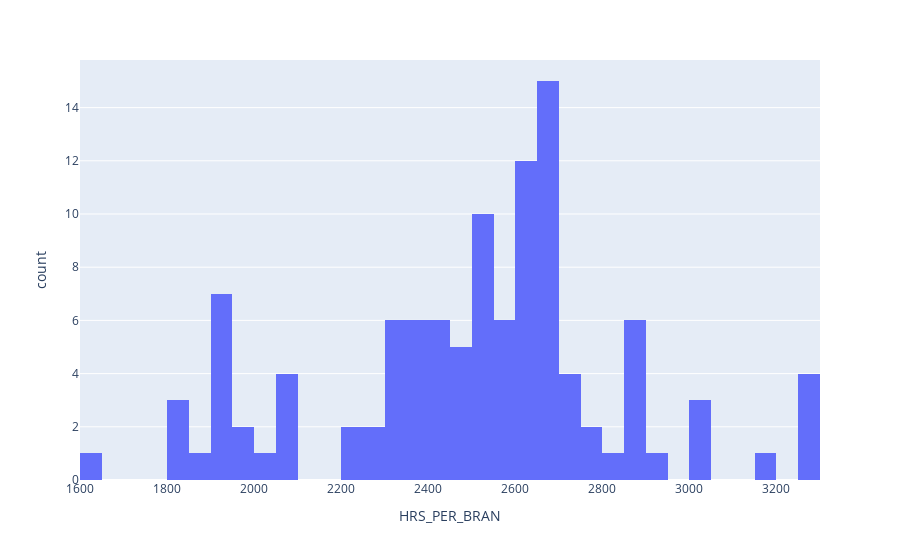

Notebook cell for this chart:
### Markdown cell above
### 2.11.b Just Checking

I wanted to make sure I understood what hours open represented, so I took a look at hours open per branch for all the systems.  Most systems have between 2200 and 3000 hours, which if we divide by 52 (weeks in a year) we get 42 - 58 hours per week.  Which is reasonable.  The hours open is therefore a cumulative number, adding hours open for each branch for the whole year.

### Code cell
plds_big_city['HRS_PER_BRAN']=plds_big_city['HRS_OPEN']/plds_big_city['BRANLIB']
fig = px.histogram(plds_big_city, x="HRS_PER_BRAN", nbins=50)
fig.show()

### Figure 1 — Plotly figure (JSON) as saved in the notebook; plotly's stock layout.template omitted (floating-point values rounded to 4 significant figures)
{"data": [{"alignmentgroup": "True", "bingroup": "x", "hovertemplate": "HRS_PER_BRAN=%{x}<br>count=%{y}<extra></extra>", "legendgroup": "", "marker": {"color": "#636efa", "pattern": {"shape": ""}}, "name": "", "nbinsx": 50, "offsetgroup": "", "orientation": "v", "showlegend": false, "type": "histogram", "x": [2632.0, 2678.0, 2586.0, 2023.0, 2087.0, 2760.0, 2657.0, 2508.0, 3255.0, 2658.0, 2501.0, 2692.0, 1847.0, 1875.0, 2851.0, 2547.0, 3172.0, 3046.0, 2520.0, 2329.0, 2439.0, 2370.0, 2884.0, 2309.0, 2884.0, 2523.0, 2678.0, 2656.0, 1922.0, 2087.0, 2754.0, 2710.0, 2527.0, 3262.0, 2642.0, 2330.0, 2679.0, 2475.0, 1917.0, 2480, 2578.0, 2606.0, 2699.0, 2717.0, 2476.0, 2562.0, 2287.0, 2884.0, 2309.0, 2871.0, 2690.0, 2561.0, 2678.0, 2603.0, 1924.0, 2087.0, 2609, 2527.0, 2557.0, 2378.0, 2688.0, 2535.0, 1918.0, 2365.0, 3259.0, 2941.0, 2683.0, 2532.0, 2601.0, 2298.0, 2403.0, 1847.0, 2309.0, 2628.0, 2695.0, 2678.0, 2724.0, 1927.0, 2087.0, 2638.0, 2446, 2461.0, 2417.0, 2743.0, 2205.0, 1951.0, 3293.0, 2880, 2605.0, 2373.0, 2566.0, 2359.0, 2446.0, 1930.0, 2309.0, 2810.0, 2678.0, 1936, 2470.0, 1846.0, 2632.0, 1645.0, 3020.0, 2515.0, 2643.0, 2211.0, 2396.0, 2603.0, 2430.0, 1962.0, 3018.0], "xaxis": "x", "yaxis": "y"}], "layout": {"barmode": "relative", "legend": {"tracegroupgap": 0}, "margin": {"t": 60}, "xaxis": {"anchor": "y", "domain": [0, 1], "title": {"text": "HRS_PER_BRAN"}}, "yaxis": {"anchor": "x", "domain": [0, 1], "title": {"text": "count"}}}}
